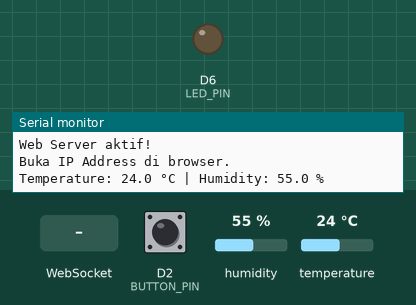
Recording of a sketch running on a simulated ESP8266 (NodeMCU). Shown: output pins drawn as LEDs (lit = HIGH), the last lines printed to the serial monitor. The inputs (shaded band) are chosen by the test bench; at power-on: D2 (BUTTON_PIN) LOW, humidity 55 %, temperature 24 °C. WiFi joins after 1.5 s; servers stay silent unless stated.

Above: at 5.2 s.
5.3 s: WebSocket text "toggle" received
At 6.4 s:
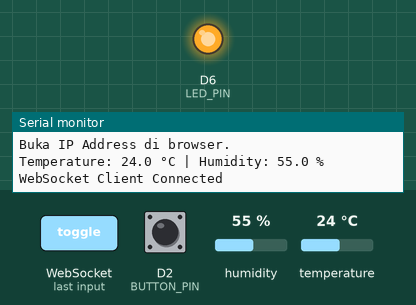
6.8 s: D2 (BUTTON_PIN) pulled HIGH for 0.15 s
At 7.3 s:
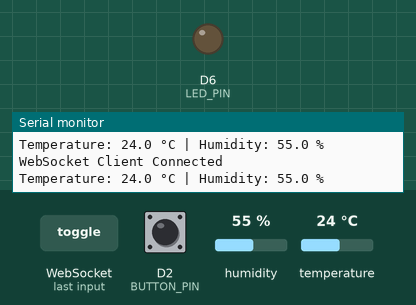
8.4 s: D2 (BUTTON_PIN) pulled HIGH for 1 s
At 9.7 s:
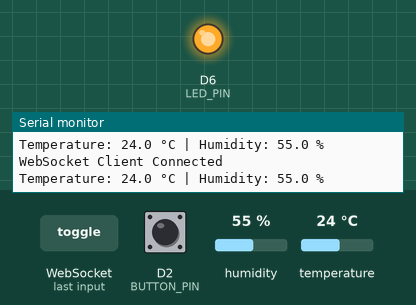
Timing chart, 0 to 11.4 s (numbered marks = the images above; inputs shaded):
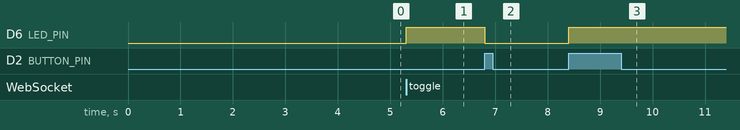

Measured:
- after the input at 5.3 s, D6 (LED_PIN): LOW → HIGH at once
- after the input at 6.8 s, D6 (LED_PIN): HIGH → LOW at once
- after the input at 8.4 s, D6 (LED_PIN): LOW → HIGH at once

The sketch:

4.6.4.ino
```cpp
#include <ESP8266WiFi.h>
#include <ESPAsyncWebServer.h>
#include <DHT.h>

// ===============================
// WIFI
// ===============================
const char* ssid = "Tengku";
const char* password = "tengkuirwansyah.";

// ===============================
// PIN
// ===============================
#define DHTPIN D4
#define DHTTYPE DHT22

#define LED_PIN D6
#define BUTTON_PIN D2

// ===============================
// DHT22
// ===============================
DHT dht(DHTPIN, DHTTYPE);

// ===============================
// SERVER
// ===============================
AsyncWebServer server(80);
AsyncWebSocket ws("/ws");

// ===============================
// VARIABLE
// ===============================
bool ledState = false;

String currentTemp = "--";
String currentHum = "--";

unsigned long previousMillis = 0;
const unsigned long interval = 3000;

// ===============================
// HTML DASHBOARD
// ===============================
const char index_html[] PROGMEM = R"rawliteral(
<!DOCTYPE html>
<html>

<head>

  <meta name="viewport" content="width=device-width, initial-scale=1">

  <title>ESP8266 Dashboard</title>

  <style>

    body {
      font-family: Arial, sans-serif;
      text-align: center;
      background: #f2f2f2;
      margin-top: 40px;
    }

    h1 {
      font-size: 40px;
    }

    .card {
      background: white;
      width: 300px;
      margin: 20px auto;
      padding: 25px;
      border-radius: 15px;
      box-shadow: 0 2px 8px rgba(0,0,0,0.2);
    }

    .value {
      font-size: 35px;
      font-weight: bold;
    }

    button {
      padding: 12px 25px;
      font-size: 18px;
      cursor: pointer;
    }

  </style>

</head>

<body>

  <h1>ESP8266 Dashboard</h1>

  <!-- TEMPERATURE -->

  <div class="card">

    <h2>Temperature</h2>

    <div class="value">

      <span id="tempValue">--</span> °C

    </div>

  </div>


  <!-- HUMIDITY -->

  <div class="card">

    <h2>Humidity</h2>

    <div class="value">

      <span id="humValue">--</span> %

    </div>

  </div>


  <!-- LED -->

  <div class="card">

    <h2>LED Status</h2>

    <div class="value" id="ledStatus">

      OFF

    </div>

    <br>

    <button onclick="toggleLED()">

      Toggle LED

    </button>

  </div>


<script>

  var websocket;


  // ===============================
  // WEBSOCKET
  // ===============================

  function initWebSocket() {

    websocket = new WebSocket(
      "ws://" + window.location.hostname + "/ws"
    );


    websocket.onopen = function() {

      console.log("WebSocket Connected");

    };


    websocket.onclose = function() {

      console.log("WebSocket Disconnected");

      setTimeout(initWebSocket, 2000);

    };


    websocket.onmessage = function(event) {

      var data = JSON.parse(event.data);


      // Temperature

      document.getElementById("tempValue").innerHTML =
        data.temp;


      // Humidity

      document.getElementById("humValue").innerHTML =
        data.hum;


      // LED

      document.getElementById("ledStatus").innerHTML =
        data.led;

    };

  }


  // ===============================
  // TOGGLE LED
  // ===============================

  function toggleLED() {

    if (websocket.readyState === WebSocket.OPEN) {

      websocket.send("toggle");

    }

  }


  // Jalankan WebSocket

  window.onload = function() {

    initWebSocket();

  };

</script>

</body>

</html>
)rawliteral";


// ===============================
// KIRIM DATA KE BROWSER
// ===============================
void notifyClients() {

  String message = "{";

  message += "\"temp\":\"";
  message += currentTemp;
  message += "\",";

  message += "\"hum\":\"";
  message += currentHum;
  message += "\",";

  message += "\"led\":\"";

  if (ledState) {

    message += "ON";

  } else {

    message += "OFF";

  }

  message += "\"";

  message += "}";


  ws.textAll(message);

}


// ===============================
// WEBSOCKET EVENT
// ===============================
void onWebSocketEvent(
  AsyncWebSocket *server,
  AsyncWebSocketClient *client,
  AwsEventType type,
  void *arg,
  uint8_t *data,
  size_t len
) {

  // CLIENT CONNECT

  if (type == WS_EVT_CONNECT) {

    Serial.println("WebSocket Client Connected");

    String message = "{";

    message += "\"temp\":\"";
    message += currentTemp;
    message += "\",";

    message += "\"hum\":\"";
    message += currentHum;
    message += "\",";

    message += "\"led\":\"";

    if (ledState) {

      message += "ON";

    } else {

      message += "OFF";

    }

    message += "\"";

    message += "}";

    client->text(message);

  }


  // CLIENT DISCONNECT

  else if (type == WS_EVT_DISCONNECT) {

    Serial.println("WebSocket Client Disconnected");

  }


  // DATA FROM BROWSER

  else if (type == WS_EVT_DATA) {

    String message = "";

    for (size_t i = 0; i < len; i++) {

      message += (char)data[i];

    }


    if (message == "toggle") {

      ledState = !ledState;

      digitalWrite(
        LED_PIN,
        ledState ? HIGH : LOW
      );

      notifyClients();

    }

  }

}


// ===============================
// SETUP
// ===============================
void setup() {

  // SERIAL

  Serial.begin(115200);

  delay(500);


  // ===============================
  // PIN LED
  // ===============================

  pinMode(LED_PIN, OUTPUT);

  digitalWrite(LED_PIN, LOW);


  // ===============================
  // PIN BUTTON
  // ===============================

  pinMode(BUTTON_PIN, INPUT);


  // ===============================
  // START DHT22
  // ===============================

  dht.begin();

  // DHT22 membutuhkan waktu setelah mulai

  delay(2000);


  Serial.println();
  Serial.println("==============================");
  Serial.println("ESP8266 DASHBOARD");
  Serial.println("DHT22 + WEBSOCKET");
  Serial.println("==============================");


  // ===============================
  // WIFI
  // ===============================

  WiFi.mode(WIFI_STA);

  WiFi.begin(ssid, password);


  Serial.print("Menghubungkan ke WiFi");


  while (WiFi.status() != WL_CONNECTED) {

    delay(500);

    Serial.print(".");

  }


  Serial.println();

  Serial.println("WiFi Terhubung!");


  Serial.print("IP Address: ");

  Serial.println(WiFi.localIP());


  // ===============================
  // WEBSOCKET
  // ===============================

  ws.onEvent(onWebSocketEvent);

  server.addHandler(&ws);


  // ===============================
  // WEB SERVER
  // ===============================

  server.on("/", HTTP_GET, [](AsyncWebServerRequest *request) {

    request->send_P(
      200,
      "text/html",
      index_html
    );

  });


  server.begin();


  Serial.println("Web Server aktif!");

  Serial.println("Buka IP Address di browser.");

}


// ===============================
// LOOP
// ===============================
void loop() {


  // ===============================
  // PUSH BUTTON
  // ===============================

  static bool lastButtonState = LOW;

  bool buttonState = digitalRead(BUTTON_PIN);


  if (
    buttonState == HIGH &&
    lastButtonState == LOW
  ) {

    ledState = !ledState;


    digitalWrite(
      LED_PIN,
      ledState ? HIGH : LOW
    );


    notifyClients();


    delay(50);

  }


  lastButtonState = buttonState;


  // ===============================
  // BACA DHT22
  // ===============================

  unsigned long currentMillis = millis();


  if (
    currentMillis - previousMillis >= interval
  ) {

    previousMillis = currentMillis;


    // BACA HUMIDITY

    float humidity = dht.readHumidity();


    // BACA TEMPERATURE

    float temperature = dht.readTemperature();


    // ===============================
    // CEK HASIL PEMBACAAN
    // ===============================

    if (
      isnan(humidity) ||
      isnan(temperature)
    ) {

      Serial.println(
        "Gagal membaca DHT22!"
      );

    }


    else {

      // SIMPAN TEMPERATURE

      currentTemp = String(
        temperature,
        1
      );


      // SIMPAN HUMIDITY

      currentHum = String(
        humidity,
        1
      );


      // ===============================
      // SERIAL MONITOR
      // ===============================

      Serial.print("Temperature: ");

      Serial.print(currentTemp);

      Serial.print(" °C");


      Serial.print(" | Humidity: ");

      Serial.print(currentHum);

      Serial.println(" %");


      // ===============================
      // KIRIM KE DASHBOARD
      // ===============================

      notifyClients();

    }

  }

}
```
